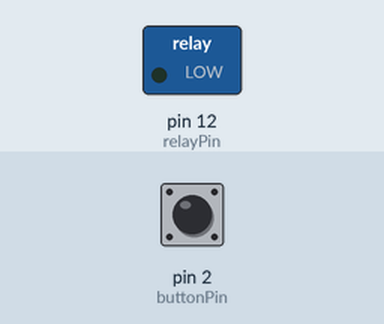
Bench run of a sketch on a simulated Arduino Uno, built with avr-gcc and run on an emulated ATmega328P. Parts: switched loads named in the sketch (green lamp = pin HIGH). The test bench sets the inputs (shaded band); at power-on: pin 2 (buttonPin) LOW.

Above: at 1.2 s.
1.3 s: pin 2 (buttonPin) pulled HIGH for 0.15 s
At 1.4 s:
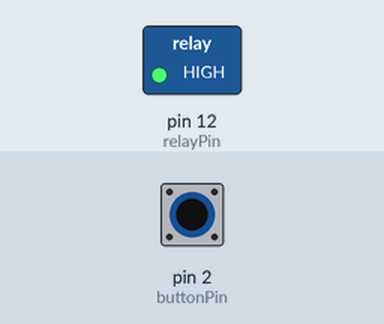
3.0 s: pin 2 (buttonPin) pulled HIGH for 3.2 s
At 6.7 s:
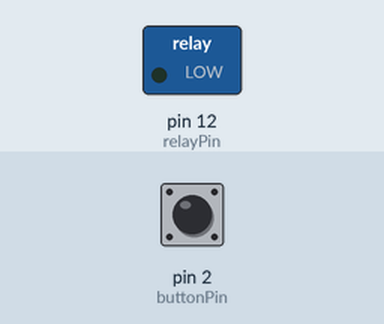
Timing chart, 0 to 8.2 s (numbered marks = the images above; inputs shaded):
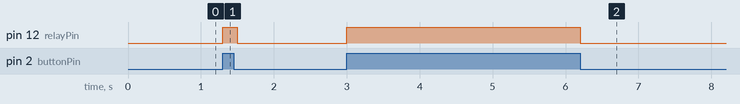

Measured:
- after the input at 1.3 s, pin 12 (relayPin): LOW → HIGH at once, → LOW 0.20 s later
- after the input at 3.0 s, pin 12 (relayPin): LOW → HIGH at once, → LOW 3.2 s later

The sketch:

DC_motor_by_relay.ino
```cpp
// Arduino controlling DC motor by a relay
int buttonPin = 2;
int relayPin = 12;
int state = 0;

void setup() {
  // put your setup code here, to run once:
pinMode(buttonPin, INPUT);
pinMode(relayPin, OUTPUT);

}

void loop() {
  // put your main code here, to run repeatedly:
state = digitalRead(buttonPin);
if(state==HIGH){
digitalWrite(relayPin, HIGH);
} else {
digitalWrite(relayPin, LOW);
}
delay(100);
}
```
